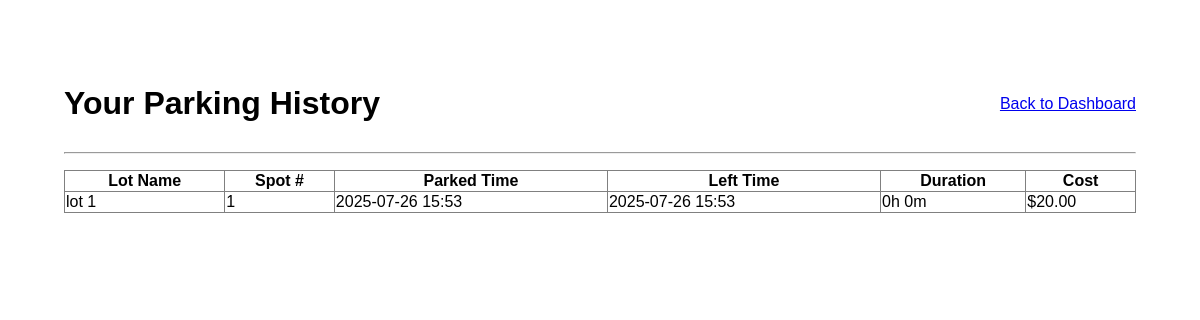
The page /user/history (signed in) on the database its author committed.
### models/models.py (models this page shows)
class Reservation(db.Model):
    id = db.Column(db.Integer, primary_key=True)
    user_id = db.Column(db.Integer, db.ForeignKey('user.id'), nullable=False)
    spot_id = db.Column(db.Integer, db.ForeignKey('parking_spot.id'), nullable=False)
    start_time = db.Column(db.DateTime, nullable=False)
    end_time = db.Column(db.DateTime)
    cost = db.Column(db.Float)
    spot = db.relationship('ParkingSpot', backref='reservations')

class ParkingLot(db.Model):
    id = db.Column(db.Integer, primary_key=True)
    name = db.Column(db.String(100), nullable=False)
    capacity = db.Column(db.Integer, nullable=False)
    price_per_hour = db.Column(db.Float, nullable=False)
    spots = db.relationship('ParkingSpot', backref='lot', lazy=True, cascade="all, delete-orphan")

class ParkingSpot(db.Model):
    id = db.Column(db.Integer, primary_key=True)
    lot_id = db.Column(db.Integer, db.ForeignKey('parking_lot.id'), nullable=False)
    spot_number = db.Column(db.Integer, nullable=False)
    status = db.Column(db.String(20), default='Available') # Available, Occupied

### controllers/controllers.py (the view)
@app.route('/user/history')
@login_required
@role_required('user')
def parking_history():
    completed_reservations = Reservation.query.filter(
        Reservation.user_id == current_user.id,
        Reservation.end_time.isnot(None)
    ).order_by(Reservation.start_time.desc()).all()
    return render_template('parking_history.html', reservations=completed_reservations)

### app.py (called while the page is built)
@login_manager.user_loader
def load_user(user_id):
    return User.query.get(int(user_id))

### controllers/controllers.py (called while the page is built)
def role_required(role):
    def wrapper(fn):
        @wraps(fn)
        def decorated_view(*args, **kwargs):
            if not current_user.is_authenticated or current_user.role != role:
                flash("You do not have permission to access this page.")
                return redirect(url_for('login'))
            return fn(*args, **kwargs)
        return decorated_view
    return wrapper

### templates/parking_history.html (shortened to what this page needs)
{% extends 'base.html' %}
{% block content %}
<div style="max-width: 1200px; margin: auto; padding: 2em;">
    <div style="display: flex; justify-content: space-between; align-items: center;">
        <h1>Your Parking History</h1>
        <a href="{{ url_for('user_dashboard') }}">Back to Dashboard</a>
    </div>
    <hr>
    <table border="1" style="width: 100%; border-collapse: collapse; margin-top: 1em;">
        <thead>
            <tr>
                <th>Lot Name</th>
                <th>Spot #</th>
                <th>Parked Time</th>
                <th>Left Time</th>
                <th>Duration</th>
                <th>Cost</th>
                </tr>
        </thead>
        <tbody>
            {% if reservations %}
                {% for res in reservations %}
                {% set duration = res.end_time - res.start_time %}
                <tr>
                    <td>{{ res.spot.lot.name }}</td>
                    <td>{{ res.spot.spot_number }}</td>
                    <td>{{ res.start_time.strftime('%Y-%m-%d %H:%M') }}</td>
                    <td>{{ res.end_time.strftime('%Y-%m-%d %H:%M') }}</td>
                    <td>
                    {% set hours = (duration.total_seconds() / 3600)|int %}
                    {% set minutes = ((duration.total_seconds() % 3600) / 60)|int %}
                    {{ hours }}h {{ minutes }}m
                    </td>
                    <td>${{ "%.2f"|format(res.cost) }}</td>
                </tr>
                {% endfor %}
            {% else %}
            <tr>
                <td colspan="4" style="text-align: center;">You have no past parking records.</td>
            </tr>
            {% endif %}
        </tbody>
    </table>
</div>
{% endblock %}

### templates/base.html (style rules this page uses)
body { font-family: sans-serif; margin: 2em; }

### rows shown on the page
Reservation: spot.lot.name "lot 1", spot.spot_number "1", start_time "2025-07-26 15:53", end_time "2025-07-26 15:53", hours "0", minutes "0", cost "20.00"
